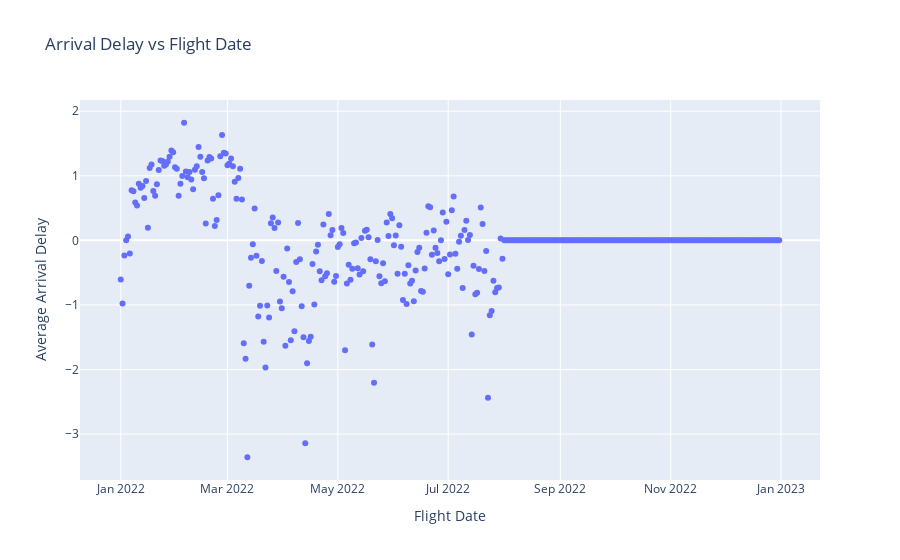

Source (notebook cell):
### Code cell
import plotly.express as px


fig = px.scatter(final_diff, x='FlightDate', y='Average_ArrivalDelay', title='Arrival Delay vs Flight Date')
fig.update_layout(xaxis_title='Flight Date', yaxis_title='Average Arrival Delay')

fig.show()

### Figure 1 — Plotly figure (JSON) as saved in the notebook; plotly's stock layout.template omitted (floating-point values rounded to 4 significant figures; data arrays with more than 128 entries replaced by an {"elided": "..."} marker saying what was removed)
{"data": [{"hovertemplate": "FlightDate=%{x}<br>Average_ArrivalDelay=%{y}<extra></extra>", "legendgroup": "", "marker": {"color": "#636efa", "symbol": "circle"}, "mode": "markers", "name": "", "orientation": "v", "showlegend": false, "type": "scatter", "x": {"elided": "365 str values"}, "xaxis": "x", "y": {"elided": "365 float values"}, "yaxis": "y"}], "layout": {"legend": {"tracegroupgap": 0}, "title": {"text": "Arrival Delay vs Flight Date"}, "xaxis": {"anchor": "y", "domain": [0, 1], "title": {"text": "Flight Date"}}, "yaxis": {"anchor": "x", "domain": [0, 1], "title": {"text": "Average Arrival Delay"}}}}
